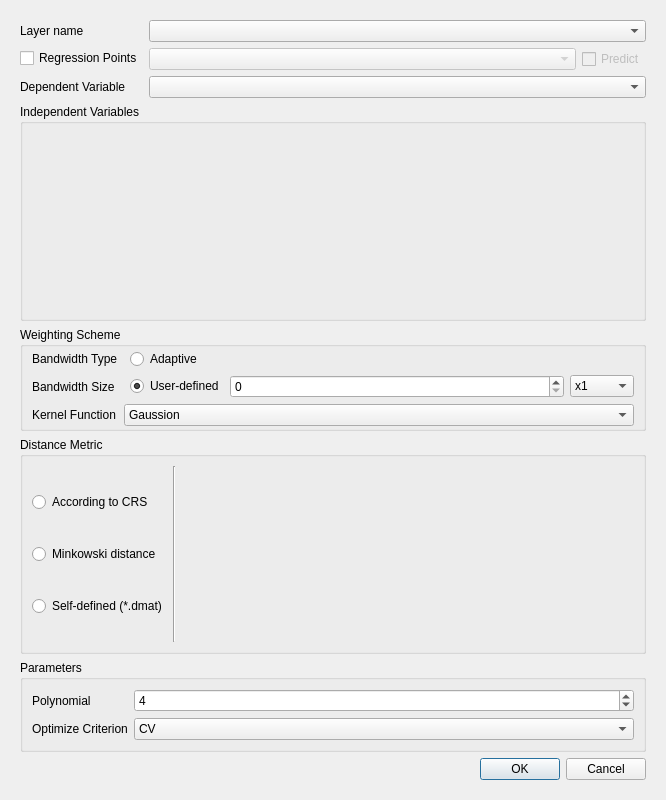
<?xml version="1.0" encoding="UTF-8"?>
<ui version="4.0">
 <class>GwmScalableGWROptionsDialog</class>
 <widget class="QDialog" name="GwmScalableGWROptionsDialog">
  <property name="geometry">
   <rect>
    <x>0</x>
    <y>0</y>
    <width>666</width>
    <height>800</height>
   </rect>
  </property>
  <property name="windowTitle">
   <string>Scalable GWR Configure</string>
  </property>
  <layout class="QVBoxLayout" name="verticalLayout_3" stretch="0">
   <item>
    <widget class="QScrollArea" name="scrollArea">
     <property name="frameShape">
      <enum>QFrame::NoFrame</enum>
     </property>
     <property name="widgetResizable">
      <bool>true</bool>
     </property>
     <widget class="QWidget" name="scrollAreaWidgetContents">
      <property name="geometry">
       <rect>
        <x>0</x>
        <y>0</y>
        <width>609</width>
        <height>593</height>
       </rect>
      </property>
      <layout class="QVBoxLayout" name="verticalLayout">
       <item>
        <layout class="QFormLayout" name="formLayout_6">
         <item row="0" column="0">
          <widget class="QLabel" name="label">
           <property name="sizePolicy">
            <sizepolicy hsizetype="Fixed" vsizetype="Preferred">
             <horstretch>0</horstretch>
             <verstretch>0</verstretch>
            </sizepolicy>
           </property>
           <property name="text">
            <string>Layer name</string>
           </property>
          </widget>
         </item>
         <item row="0" column="1">
          <widget class="QComboBox" name="mLayerComboBox"/>
         </item>
         <item row="2" column="0">
          <widget class="QLabel" name="label_12">
           <property name="text">
            <string>Dependent Variable</string>
           </property>
          </widget>
         </item>
         <item row="2" column="1">
          <widget class="QComboBox" name="mDepVarComboBox"/>
         </item>
         <item row="1" column="0">
          <widget class="QCheckBox" name="ckbRegressionPoints">
           <property name="text">
            <string>Regression Points</string>
           </property>
          </widget>
         </item>
         <item row="1" column="1">
          <layout class="QHBoxLayout" name="horizontalLayout_3">
           <item>
            <widget class="QComboBox" name="cmbRegressionLayerSelect">
             <property name="enabled">
              <bool>false</bool>
             </property>
            </widget>
           </item>
           <item>
            <widget class="QCheckBox" name="ckbPredict">
             <property name="enabled">
              <bool>false</bool>
             </property>
             <property name="sizePolicy">
              <sizepolicy hsizetype="Fixed" vsizetype="Fixed">
               <horstretch>0</horstretch>
               <verstretch>0</verstretch>
              </sizepolicy>
             </property>
             <property name="text">
              <string>Predict</string>
             </property>
            </widget>
           </item>
          </layout>
         </item>
        </layout>
       </item>
       <item>
        <widget class="QGroupBox" name="groupBox">
         <property name="title">
          <string>Independent Variables</string>
         </property>
         <layout class="QVBoxLayout" name="verticalLayout_4" stretch="1">
          <item>
           <widget class="GwmIndepVarSelectorWidget" name="mIndepVarSelector" native="true"/>
          </item>
         </layout>
        </widget>
       </item>
       <item>
        <widget class="QGroupBox" name="groupBox_2">
         <property name="sizePolicy">
          <sizepolicy hsizetype="Preferred" vsizetype="Fixed">
           <horstretch>0</horstretch>
           <verstretch>0</verstretch>
          </sizepolicy>
         </property>
         <property name="title">
          <string>Weighting Scheme</string>
         </property>
         <layout class="QFormLayout" name="formLayout">
          <property name="horizontalSpacing">
           <number>6</number>
          </property>
          <property name="verticalSpacing">
           <number>6</number>
          </property>
          <property name="topMargin">
           <number>2</number>
          </property>
          <property name="bottomMargin">
           <number>2</number>
          </property>
          <item row="0" column="0">
           <widget class="QLabel" name="label_2">
            <property name="text">
             <string>Bandwidth Type</string>
            </property>
           </widget>
          </item>
          <item row="0" column="1">
           <layout class="QHBoxLayout" name="horizontalLayout_6">
            <property name="leftMargin">
             <number>6</number>
            </property>
            <item>
             <widget class="QRadioButton" name="mBwTypeAdaptiveRadio">
              <property name="sizePolicy">
               <sizepolicy hsizetype="Fixed" vsizetype="Fixed">
                <horstretch>0</horstretch>
                <verstretch>0</verstretch>
               </sizepolicy>
              </property>
              <property name="text">
               <string>Adaptive</string>
              </property>
              <property name="checked">
               <bool>true</bool>
              </property>
             </widget>
            </item>
            <item>
             <spacer name="horizontalSpacer">
              <property name="orientation">
               <enum>Qt::Horizontal</enum>
              </property>
              <property name="sizeHint" stdset="0">
               <size>
                <width>40</width>
                <height>20</height>
               </size>
              </property>
             </spacer>
            </item>
           </layout>
          </item>
          <item row="1" column="0">
           <widget class="QLabel" name="label_3">
            <property name="sizePolicy">
             <sizepolicy hsizetype="Preferred" vsizetype="Preferred">
              <horstretch>0</horstretch>
              <verstretch>0</verstretch>
             </sizepolicy>
            </property>
            <property name="text">
             <string>Bandwidth Size</string>
            </property>
            <property name="alignment">
             <set>Qt::AlignLeading|Qt::AlignLeft|Qt::AlignVCenter</set>
            </property>
           </widget>
          </item>
          <item row="1" column="1">
           <layout class="QGridLayout" name="gridLayout_4">
            <property name="leftMargin">
             <number>6</number>
            </property>
            <item row="0" column="0">
             <widget class="QRadioButton" name="mBwSizeCustomizeRadio">
              <property name="sizePolicy">
               <sizepolicy hsizetype="Fixed" vsizetype="Fixed">
                <horstretch>0</horstretch>
                <verstretch>0</verstretch>
               </sizepolicy>
              </property>
              <property name="text">
               <string>User-defined</string>
              </property>
              <property name="checked">
               <bool>true</bool>
              </property>
             </widget>
            </item>
            <item row="0" column="1">
             <widget class="QStackedWidget" name="mBwSizeSettingStack">
              <property name="currentIndex">
               <number>0</number>
              </property>
              <widget class="QWidget" name="page_4">
               <layout class="QHBoxLayout" name="horizontalLayout">
                <property name="leftMargin">
                 <number>0</number>
                </property>
                <property name="topMargin">
                 <number>0</number>
                </property>
                <property name="rightMargin">
                 <number>0</number>
                </property>
                <property name="bottomMargin">
                 <number>0</number>
                </property>
                <item>
                 <widget class="QSpinBox" name="mBwSizeAdaptiveSize"/>
                </item>
                <item>
                 <widget class="QComboBox" name="mBwSizeAdaptiveUnit">
                  <property name="sizePolicy">
                   <sizepolicy hsizetype="Fixed" vsizetype="Fixed">
                    <horstretch>0</horstretch>
                    <verstretch>0</verstretch>
                   </sizepolicy>
                  </property>
                  <item>
                   <property name="text">
                    <string>x1</string>
                   </property>
                  </item>
                  <item>
                   <property name="text">
                    <string>x10</string>
                   </property>
                  </item>
                  <item>
                   <property name="text">
                    <string>x100</string>
                   </property>
                  </item>
                  <item>
                   <property name="text">
                    <string>x1000</string>
                   </property>
                  </item>
                 </widget>
                </item>
               </layout>
              </widget>
              <widget class="QWidget" name="page_5">
               <layout class="QHBoxLayout" name="horizontalLayout_4">
                <property name="leftMargin">
                 <number>0</number>
                </property>
                <property name="topMargin">
                 <number>0</number>
                </property>
                <property name="rightMargin">
                 <number>0</number>
                </property>
                <property name="bottomMargin">
                 <number>0</number>
                </property>
                <item>
                 <widget class="QDoubleSpinBox" name="mBwSizeFixedSize">
                  <property name="decimals">
                   <number>12</number>
                  </property>
                 </widget>
                </item>
                <item>
                 <widget class="QComboBox" name="mBwSizeFixedUnit">
                  <property name="sizePolicy">
                   <sizepolicy hsizetype="Fixed" vsizetype="Fixed">
                    <horstretch>0</horstretch>
                    <verstretch>0</verstretch>
                   </sizepolicy>
                  </property>
                  <item>
                   <property name="text">
                    <string>m</string>
                   </property>
                  </item>
                  <item>
                   <property name="text">
                    <string>km</string>
                   </property>
                  </item>
                  <item>
                   <property name="text">
                    <string>mile</string>
                   </property>
                  </item>
                 </widget>
                </item>
               </layout>
              </widget>
             </widget>
            </item>
           </layout>
          </item>
          <item row="2" column="0">
           <widget class="QLabel" name="label_13">
            <property name="text">
             <string>Kernel Function</string>
            </property>
           </widget>
          </item>
          <item row="2" column="1">
           <widget class="QComboBox" name="mBwKernelFunctionCombo">
            <item>
             <property name="text">
              <string>Gaussion</string>
             </property>
            </item>
            <item>
             <property name="text">
              <string>Exponential</string>
             </property>
            </item>
           </widget>
          </item>
         </layout>
        </widget>
       </item>
       <item>
        <widget class="QGroupBox" name="groupBox_3">
         <property name="sizePolicy">
          <sizepolicy hsizetype="Preferred" vsizetype="Preferred">
           <horstretch>0</horstretch>
           <verstretch>0</verstretch>
          </sizepolicy>
         </property>
         <property name="title">
          <string>Distance Metric</string>
         </property>
         <layout class="QHBoxLayout" name="horizontalLayout_2">
          <item>
           <layout class="QVBoxLayout" name="verticalLayout_2">
            <item>
             <widget class="QRadioButton" name="mDistTypeCRSRadio">
              <property name="text">
               <string>According to CRS</string>
              </property>
             </widget>
            </item>
            <item>
             <widget class="QRadioButton" name="mDistTypeMinkowskiRadio">
              <property name="text">
               <string>Minkowski distance</string>
              </property>
             </widget>
            </item>
            <item>
             <widget class="QRadioButton" name="mDistTypeDmatRadio">
              <property name="text">
               <string>Self-defined (*.dmat)</string>
              </property>
             </widget>
            </item>
           </layout>
          </item>
          <item>
           <widget class="Line" name="line">
            <property name="orientation">
             <enum>Qt::Vertical</enum>
            </property>
           </widget>
          </item>
          <item>
           <widget class="QStackedWidget" name="mDistParamSettingStack">
            <property name="currentIndex">
             <number>0</number>
            </property>
            <widget class="QWidget" name="mCRSDistPage"/>
            <widget class="QWidget" name="mMinkowskiDistPage">
             <layout class="QFormLayout" name="formLayout_2">
              <property name="leftMargin">
               <number>0</number>
              </property>
              <property name="topMargin">
               <number>0</number>
              </property>
              <property name="rightMargin">
               <number>0</number>
              </property>
              <property name="bottomMargin">
               <number>0</number>
              </property>
              <item row="0" column="0">
               <widget class="QLabel" name="label_4">
                <property name="sizePolicy">
                 <sizepolicy hsizetype="Preferred" vsizetype="Preferred">
                  <horstretch>0</horstretch>
                  <verstretch>0</verstretch>
                 </sizepolicy>
                </property>
                <property name="text">
                 <string>Rotation parameter</string>
                </property>
                <property name="alignment">
                 <set>Qt::AlignLeading|Qt::AlignLeft|Qt::AlignVCenter</set>
                </property>
               </widget>
              </item>
              <item row="0" column="1">
               <layout class="QFormLayout" name="formLayout_5">
                <property name="horizontalSpacing">
                 <number>6</number>
                </property>
                <property name="verticalSpacing">
                 <number>2</number>
                </property>
                <item row="0" column="0">
                 <widget class="QLabel" name="label_5">
                  <property name="text">
                   <string>theta</string>
                  </property>
                 </widget>
                </item>
                <item row="1" column="0">
                 <widget class="QLabel" name="label_6">
                  <property name="text">
                   <string>p</string>
                  </property>
                 </widget>
                </item>
                <item row="0" column="1">
                 <widget class="QDoubleSpinBox" name="mThetaValue"/>
                </item>
                <item row="1" column="1">
                 <widget class="QDoubleSpinBox" name="mPValue">
                  <property name="minimum">
                   <double>-1.000000000000000</double>
                  </property>
                 </widget>
                </item>
               </layout>
              </item>
             </layout>
            </widget>
            <widget class="QWidget" name="mDistMatrixDistPage">
             <layout class="QGridLayout" name="gridLayout">
              <property name="leftMargin">
               <number>0</number>
              </property>
              <property name="topMargin">
               <number>0</number>
              </property>
              <property name="rightMargin">
               <number>0</number>
              </property>
              <property name="bottomMargin">
               <number>0</number>
              </property>
              <item row="1" column="0">
               <widget class="QLineEdit" name="mDistMatrixFileNameEdit"/>
              </item>
              <item row="1" column="1">
               <widget class="QToolButton" name="mDistMatrixFileOpenBtn">
                <property name="text">
                 <string>...</string>
                </property>
               </widget>
              </item>
              <item row="0" column="0">
               <widget class="QLabel" name="label_14">
                <property name="text">
                 <string>Select a distance matrix file</string>
                </property>
               </widget>
              </item>
              <item row="2" column="0">
               <spacer name="verticalSpacer">
                <property name="orientation">
                 <enum>Qt::Vertical</enum>
                </property>
                <property name="sizeHint" stdset="0">
                 <size>
                  <width>20</width>
                  <height>5</height>
                 </size>
                </property>
               </spacer>
              </item>
             </layout>
            </widget>
           </widget>
          </item>
         </layout>
        </widget>
       </item>
       <item>
        <widget class="QGroupBox" name="groupBox_4">
         <property name="title">
          <string>Parameters</string>
         </property>
         <layout class="QFormLayout" name="formLayout_3">
          <item row="0" column="0">
           <widget class="QLabel" name="label_7">
            <property name="text">
             <string>Polynomial</string>
            </property>
           </widget>
          </item>
          <item row="0" column="1">
           <widget class="QSpinBox" name="mPolynomialSpin">
            <property name="minimum">
             <number>1</number>
            </property>
            <property name="value">
             <number>4</number>
            </property>
           </widget>
          </item>
          <item row="1" column="0">
           <widget class="QLabel" name="label_8">
            <property name="text">
             <string>Optimize Criterion</string>
            </property>
           </widget>
          </item>
          <item row="1" column="1">
           <widget class="QComboBox" name="cmbOptimizeCriterion">
            <item>
             <property name="text">
              <string>CV</string>
             </property>
            </item>
            <item>
             <property name="text">
              <string>AIC</string>
             </property>
            </item>
           </widget>
          </item>
         </layout>
        </widget>
       </item>
       <item>
        <layout class="QHBoxLayout" name="horizontalLayout_5">
         <item>
          <widget class="QLabel" name="mCheckMessage">
           <property name="sizePolicy">
            <sizepolicy hsizetype="Expanding" vsizetype="Preferred">
             <horstretch>0</horstretch>
             <verstretch>0</verstretch>
            </sizepolicy>
           </property>
           <property name="text">
            <string/>
           </property>
          </widget>
         </item>
         <item>
          <widget class="QDialogButtonBox" name="btbOkCancle">
           <property name="sizePolicy">
            <sizepolicy hsizetype="Fixed" vsizetype="Fixed">
             <horstretch>0</horstretch>
             <verstretch>0</verstretch>
            </sizepolicy>
           </property>
           <property name="orientation">
            <enum>Qt::Horizontal</enum>
           </property>
           <property name="standardButtons">
            <set>QDialogButtonBox::Cancel|QDialogButtonBox::Ok</set>
           </property>
          </widget>
         </item>
        </layout>
       </item>
      </layout>
     </widget>
    </widget>
   </item>
  </layout>
 </widget>
 <customwidgets>
  <customwidget>
   <class>GwmIndepVarSelectorWidget</class>
   <extends>QWidget</extends>
   <header>gwmindepvarselectorwidget.h</header>
   <container>1</container>
  </customwidget>
 </customwidgets>
 <resources/>
 <connections>
  <connection>
   <sender>btbOkCancle</sender>
   <signal>accepted()</signal>
   <receiver>GwmScalableGWROptionsDialog</receiver>
   <slot>accept()</slot>
   <hints>
    <hint type="sourcelabel">
     <x>248</x>
     <y>254</y>
    </hint>
    <hint type="destinationlabel">
     <x>157</x>
     <y>274</y>
    </hint>
   </hints>
  </connection>
  <connection>
   <sender>btbOkCancle</sender>
   <signal>rejected()</signal>
   <receiver>GwmScalableGWROptionsDialog</receiver>
   <slot>reject()</slot>
   <hints>
    <hint type="sourcelabel">
     <x>316</x>
     <y>260</y>
    </hint>
    <hint type="destinationlabel">
     <x>286</x>
     <y>274</y>
    </hint>
   </hints>
  </connection>
 </connections>
</ui>
